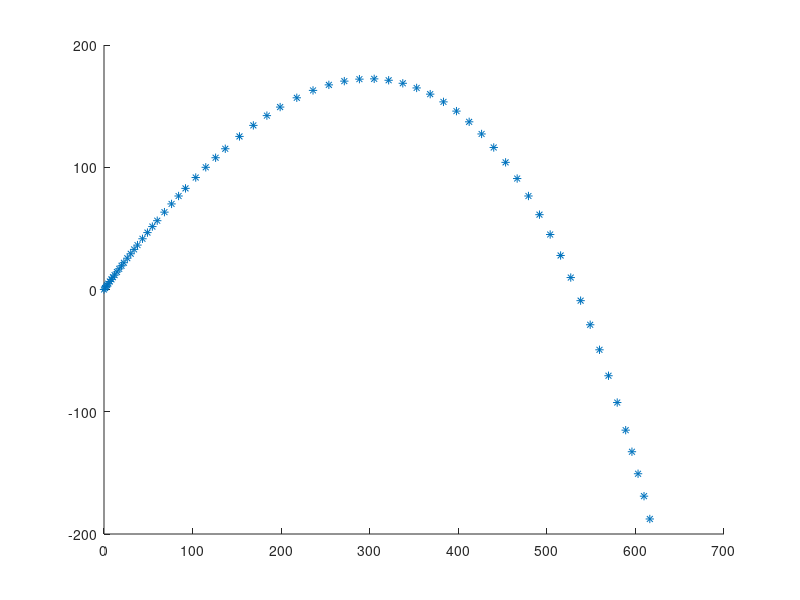

Write the MATLAB code that produced this figure. (Note: this script raises an error after producing the figure.)
clear; close all; clc;

R = 0.00132; g = [0; -9.8]; v0 = 100; theta = pi/4;
  % y = [x1(t); x2(t); v1(t); v2(t)]
f = @(t,y) [y(3); y(4);-R*norm(y(3:4))*[y(3);y(4)] + g]; a = 0; b = 15; 
y0 = [0; 0; v0*cos(theta); v0*sin(theta)];

%Solucio amb funcions intrinseques de Matlab
[t,Y]=ode45(f,[a,b],y0);
figure(1), hold on
plot(Y(:,1), Y(:,2), '* '); 
% plot(Y(:,3), Y(:,4), '. '); 

% (1) Solucio amb el metode d'Euler

npassos = 20;
[t,Y]=Euler(f,[a,b],y0,npassos);
figure(1), title('Euler meu vs ode45'), hold on
plot(Y(:,1), Y(:,2), '* '); legend ('x(t) amb ode45', 'x(t) amb Euler');
% plot(Y(:,3), Y(:,4), '. '); 
x10 = [Y(end,1), Y(end,2)]

% (2) Analisi errors del Euler proposat a l'enunciat

[t2,Y2]=Euler(f,[a,b],y0,2*npassos);
Xm = Y(end,1:2);   X2m = Y2(end,1:2); 
E = norm(Xm - X2m);
r = E/norm(X2m)
n_xifres_correctes = - log10(r)

% (3) Gràfica de convergencia
Era = [];
Err = [];
N = 400;
for n = 1:N
    [t,Y]=Euler(f,[a,b],y0,n);
    [t2,Y2]=Euler(f,[a,b],y0,2*n);
    Xm = Y(end,1:2);   X2m = Y2(end,1:2); 
    Era = [Era, norm(Xm - X2m)];
    Err = [Err, Era(end)/norm(X2m)];
end
figure (2);
h = (b-a)./(1:n);
plot ( -log10 (h) , log10 (Err) );
title ('log10(h) vs log10(Err)'); 

% (4) Vaina dels events
theta1 = pi/4;
distancia_tir_inicial = d(theta1,v0,f,a,b)

% (5) d(theta) = 500;
g = @(thet) d(thet, v0, f, a,b) - 500;
thetabona = bibiseccio(g, 0.1, pi/4,1e-10)
d(thetabona,v0,f,a,b)


